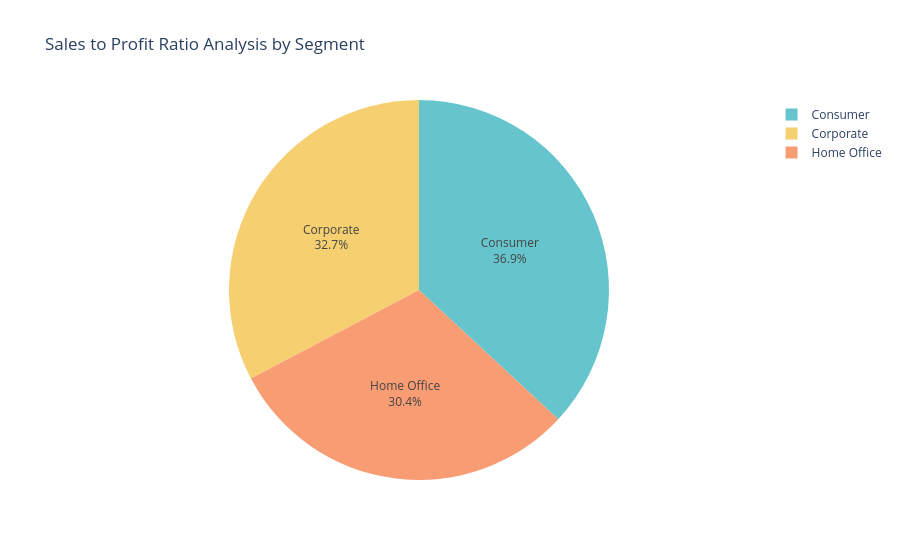

Here is the notebook cell this chart was saved with:
### Code cell
sales_profit_by_segment = data.groupby('Segment').agg({'Sales':'sum', 'Profit':'sum'}).reset_index()
sales_profit_by_segment['Sales_to_profit_Ratio'] = sales_profit_by_segment['Sales'] / sales_profit_by_segment['Profit']

fig = px.pie(sales_profit_by_segment, 
    values='Sales_to_profit_Ratio', 
    names='Segment',
    title='Sales to Profit Ratio Analysis by Segment',
    color_discrete_sequence=px.colors.qualitative.Pastel)
fig.update_traces(textposition='inside', textinfo='percent+label')

fig.write_image("figure_75.png")
fig.show()

### Figure 1 — Plotly figure (JSON) as saved in the notebook; plotly's stock layout.template omitted (floating-point values rounded to 4 significant figures)
{"data": [{"domain": {"x": [0, 1], "y": [0, 1]}, "hovertemplate": "Segment=%{label}<br>Sales_to_profit_Ratio=%{value}<extra></extra>", "labels": ["Consumer", "Corporate", "Home Office"], "legendgroup": "", "name": "", "showlegend": true, "textinfo": "percent+label", "textposition": "inside", "type": "pie", "values": [8.659, 7.677, 7.125]}], "layout": {"legend": {"tracegroupgap": 0}, "piecolorway": ["rgb(102, 197, 204)", "rgb(246, 207, 113)", "rgb(248, 156, 116)", "rgb(220, 176, 242)", "rgb(135, 197, 95)", "rgb(158, 185, 243)", "rgb(254, 136, 177)", "rgb(201, 219, 116)", "rgb(139, 224, 164)", "rgb(180, 151, 231)", "rgb(179, 179, 179)"], "title": {"text": "Sales to Profit Ratio Analysis by Segment"}}}
